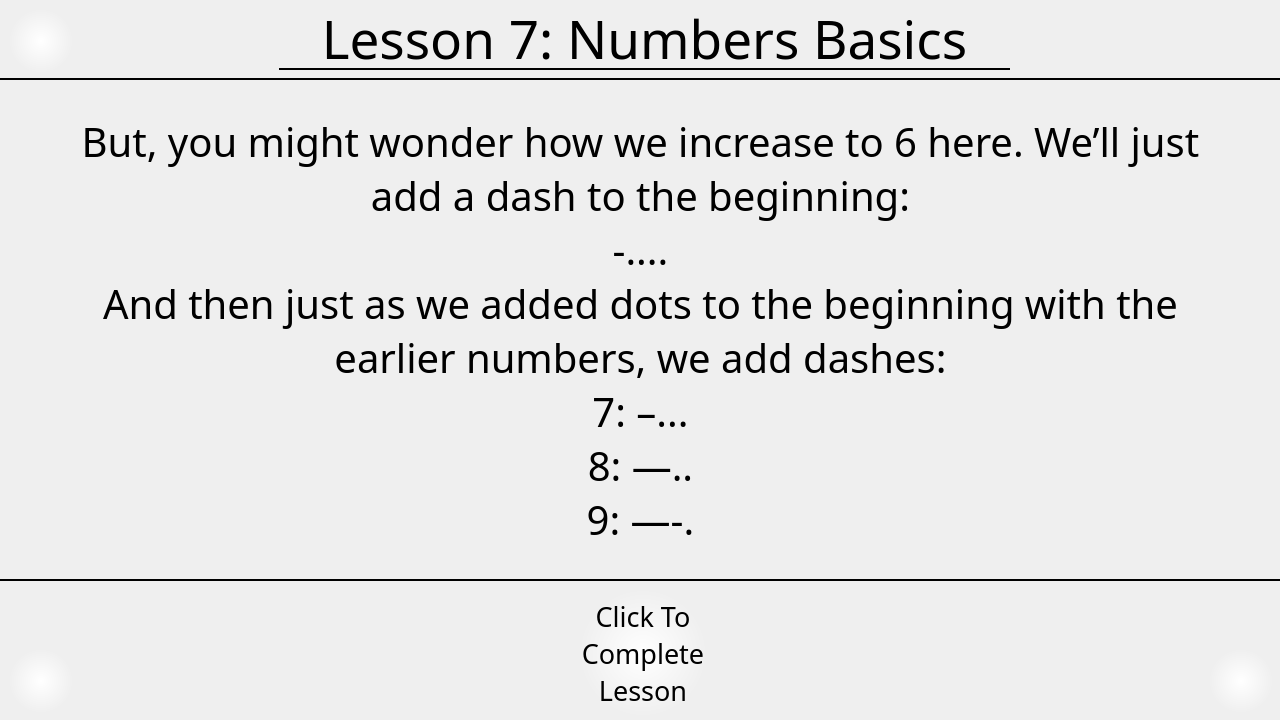
<?xml version="1.0" encoding="UTF-8"?>
<ui version="4.0">
 <class>NumbersBasics</class>
 <widget class="QWidget" name="NumbersBasics">
  <property name="geometry">
   <rect>
    <x>0</x>
    <y>0</y>
    <width>1280</width>
    <height>720</height>
   </rect>
  </property>
  <property name="windowTitle">
   <string>Form</string>
  </property>
  <property name="styleSheet">
   <string notr="true">color: black;</string>
  </property>
  <widget class="QFrame" name="frame">
   <property name="geometry">
    <rect>
     <x>-1</x>
     <y>579</y>
     <width>1281</width>
     <height>141</height>
    </rect>
   </property>
   <property name="styleSheet">
    <string notr="true">border: none;
border-top: 2px solid black;</string>
   </property>
   <property name="frameShape">
    <enum>QFrame::Shape::StyledPanel</enum>
   </property>
   <property name="frameShadow">
    <enum>QFrame::Shadow::Raised</enum>
   </property>
   <widget class="QPushButton" name="completeLessonButton_4">
    <property name="geometry">
     <rect>
      <x>580</x>
      <y>10</y>
      <width>128</width>
      <height>128</height>
     </rect>
    </property>
    <property name="sizePolicy">
     <sizepolicy hsizetype="Expanding" vsizetype="Expanding">
      <horstretch>0</horstretch>
      <verstretch>0</verstretch>
     </sizepolicy>
    </property>
    <property name="font">
     <font>
      <family>OldNewspaperTypes</family>
      <pointsize>20</pointsize>
      <bold>false</bold>
     </font>
    </property>
    <property name="cursor">
     <cursorShape>PointingHandCursor</cursorShape>
    </property>
    <property name="focusPolicy">
     <enum>Qt::FocusPolicy::ClickFocus</enum>
    </property>
    <property name="styleSheet">
     <string notr="true">border: none;
background-color: transparent;
background: qradialgradient(spread:pad, cx:0.5, cy:0.5, radius:0.5, fx:0.5, fy:0.5, stop:0 rgba(255, 255, 255, 255), stop:1 rgba(255, 255, 255, 0));</string>
    </property>
    <property name="text">
     <string>Click To
Complete
Lesson</string>
    </property>
   </widget>
   <widget class="QPushButton" name="nextSlideButton_4">
    <property name="geometry">
     <rect>
      <x>1210</x>
      <y>70</y>
      <width>64</width>
      <height>64</height>
     </rect>
    </property>
    <property name="sizePolicy">
     <sizepolicy hsizetype="Expanding" vsizetype="Expanding">
      <horstretch>0</horstretch>
      <verstretch>0</verstretch>
     </sizepolicy>
    </property>
    <property name="cursor">
     <cursorShape>PointingHandCursor</cursorShape>
    </property>
    <property name="focusPolicy">
     <enum>Qt::FocusPolicy::ClickFocus</enum>
    </property>
    <property name="styleSheet">
     <string notr="true">border: none;
background-color: transparent;
background: qradialgradient(spread:pad, cx:0.5, cy:0.5, radius:0.5, fx:0.5, fy:0.5, stop:0 rgba(255, 255, 255, 255), stop:1 rgba(255, 255, 255, 0));</string>
    </property>
    <property name="text">
     <string/>
    </property>
   </widget>
   <widget class="QPushButton" name="previousSlideButton_4">
    <property name="geometry">
     <rect>
      <x>10</x>
      <y>70</y>
      <width>64</width>
      <height>64</height>
     </rect>
    </property>
    <property name="sizePolicy">
     <sizepolicy hsizetype="Preferred" vsizetype="Preferred">
      <horstretch>0</horstretch>
      <verstretch>0</verstretch>
     </sizepolicy>
    </property>
    <property name="cursor">
     <cursorShape>PointingHandCursor</cursorShape>
    </property>
    <property name="focusPolicy">
     <enum>Qt::FocusPolicy::ClickFocus</enum>
    </property>
    <property name="styleSheet">
     <string notr="true">border: none;
background-color: transparent;
background: qradialgradient(spread:pad, cx:0.5, cy:0.5, radius:0.5, fx:0.5, fy:0.5, stop:0 rgba(255, 255, 255, 255), stop:1 rgba(255, 255, 255, 0));</string>
    </property>
    <property name="text">
     <string/>
    </property>
   </widget>
  </widget>
  <widget class="QFrame" name="headerFrame">
   <property name="geometry">
    <rect>
     <x>-1</x>
     <y>-1</y>
     <width>1281</width>
     <height>81</height>
    </rect>
   </property>
   <property name="styleSheet">
    <string notr="true">border: none;
border-bottom: 2px solid black;</string>
   </property>
   <property name="frameShape">
    <enum>QFrame::Shape::NoFrame</enum>
   </property>
   <property name="frameShadow">
    <enum>QFrame::Shadow::Sunken</enum>
   </property>
   <property name="lineWidth">
    <number>1</number>
   </property>
   <widget class="QLabel" name="label_13">
    <property name="geometry">
     <rect>
      <x>280</x>
      <y>10</y>
      <width>731</width>
      <height>61</height>
     </rect>
    </property>
    <property name="font">
     <font>
      <family>Old London</family>
      <pointsize>40</pointsize>
     </font>
    </property>
    <property name="text">
     <string>Lesson 7: Numbers Basics</string>
    </property>
    <property name="alignment">
     <set>Qt::AlignmentFlag::AlignCenter</set>
    </property>
   </widget>
   <widget class="QPushButton" name="backButton_4">
    <property name="geometry">
     <rect>
      <x>10</x>
      <y>10</y>
      <width>64</width>
      <height>64</height>
     </rect>
    </property>
    <property name="cursor">
     <cursorShape>PointingHandCursor</cursorShape>
    </property>
    <property name="focusPolicy">
     <enum>Qt::FocusPolicy::ClickFocus</enum>
    </property>
    <property name="styleSheet">
     <string notr="true">border: none;
background-color: transparent;
background: qradialgradient(spread:pad, cx:0.5, cy:0.5, radius:0.5, fx:0.5, fy:0.5, stop:0 rgba(255, 255, 255, 255), stop:1 rgba(255, 255, 255, 0));</string>
    </property>
    <property name="text">
     <string/>
    </property>
   </widget>
  </widget>
  <widget class="QStackedWidget" name="stackedWidget">
   <property name="geometry">
    <rect>
     <x>0</x>
     <y>90</y>
     <width>1279</width>
     <height>481</height>
    </rect>
   </property>
   <property name="currentIndex">
    <number>2</number>
   </property>
   <widget class="QWidget" name="page_10">
    <widget class="QLabel" name="label_14">
     <property name="geometry">
      <rect>
       <x>70</x>
       <y>0</y>
       <width>1141</width>
       <height>481</height>
      </rect>
     </property>
     <property name="font">
      <font>
       <family>OldNewspaperTypes</family>
       <pointsize>35</pointsize>
      </font>
     </property>
     <property name="text">
      <string>Numbers in morse code are much simpler to remember than regular letters because numbers follow a pattern that is easy to follow. It is important to remember that all numbers are 5 morse characters long.</string>
     </property>
     <property name="alignment">
      <set>Qt::AlignmentFlag::AlignCenter</set>
     </property>
     <property name="wordWrap">
      <bool>true</bool>
     </property>
    </widget>
   </widget>
   <widget class="QWidget" name="page_11">
    <property name="font">
     <font>
      <family>OldNewspaperTypes</family>
     </font>
    </property>
    <widget class="QLabel" name="label_15">
     <property name="geometry">
      <rect>
       <x>70</x>
       <y>0</y>
       <width>1141</width>
       <height>481</height>
      </rect>
     </property>
     <property name="font">
      <font>
       <family>OldNewspaperTypes</family>
       <pointsize>30</pointsize>
      </font>
     </property>
     <property name="text">
      <string>0 contains all dashes: —--
Going up to 1, we add one dot to the start, like this: .----
Then 2: ..---
3: …–
4: ….-
5: …..</string>
     </property>
     <property name="alignment">
      <set>Qt::AlignmentFlag::AlignCenter</set>
     </property>
     <property name="wordWrap">
      <bool>true</bool>
     </property>
    </widget>
   </widget>
   <widget class="QWidget" name="page_12">
    <widget class="QLabel" name="label_16">
     <property name="geometry">
      <rect>
       <x>70</x>
       <y>0</y>
       <width>1141</width>
       <height>481</height>
      </rect>
     </property>
     <property name="font">
      <font>
       <family>OldNewspaperTypes</family>
       <pointsize>30</pointsize>
      </font>
     </property>
     <property name="text">
      <string>But, you might wonder how we increase to 6 here. We’ll just add a dash to the beginning:
-....
And then just as we added dots to the beginning with the earlier numbers, we add dashes:
7: –...
8: —..
9: —-.</string>
     </property>
     <property name="alignment">
      <set>Qt::AlignmentFlag::AlignCenter</set>
     </property>
     <property name="wordWrap">
      <bool>true</bool>
     </property>
    </widget>
   </widget>
  </widget>
 </widget>
 <resources/>
 <connections/>
</ui>
